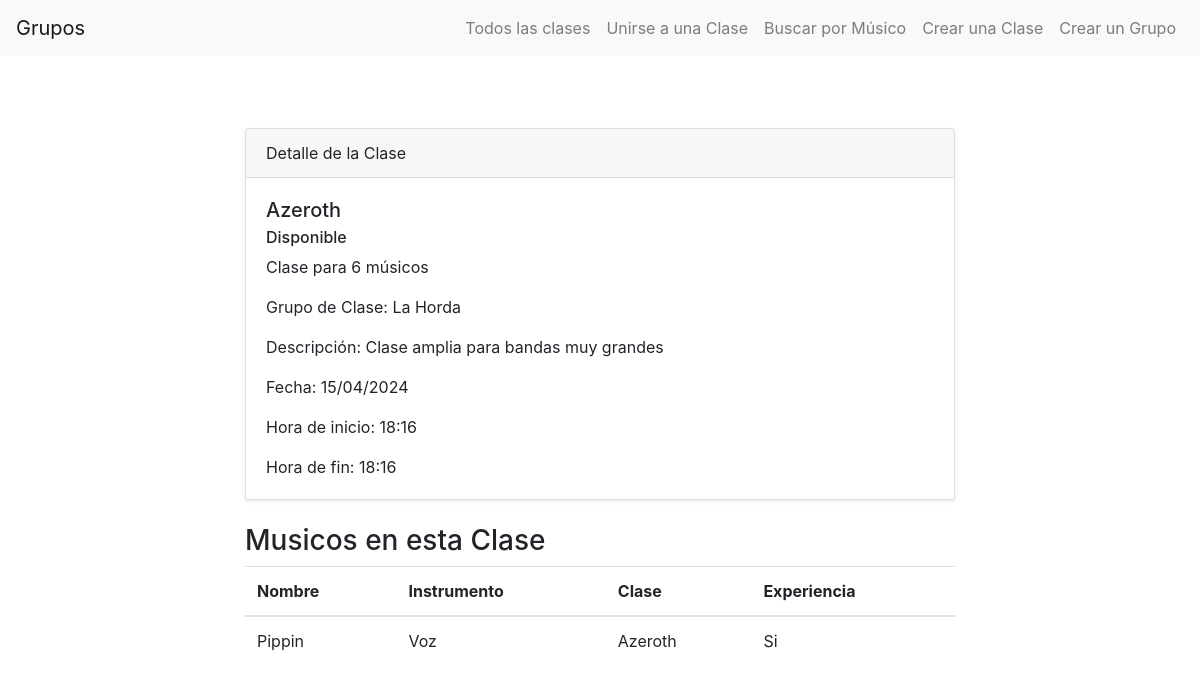
Page /grupos/detail-clase/1 on the committed database.
### grupos/models.py (models this page shows, shortened)
class Clase(models.Model):
    nombre = models.CharField(max_length=250)
    disponible = models.BooleanField(default=True)
    numero_de_musicos = models.IntegerField()
    grupo = models.ForeignKey(Grupo, on_delete=models.CASCADE, related_name='grupo')
    descripcion = models.TextField(blank=True, null=True)
    fecha = models.DateField(default=timezone.now)
    hora_inicio = models.TimeField(default=timezone.now)
    hora_fin = models.TimeField(default=timezone.now)
    def __str__(self):
        return f"{self.nombre}"

class Grupo(models.Model):
    nombre = models.CharField(max_length=100)
    size = models.CharField(
        max_length=20,
        choices=Size.size_choices,
        default=Size.combo
        )
    tipo = models.CharField(
        max_length=20,
        choices=Tipo.tipo_choices,
        default=Tipo.instrumental
        )
    descripcion = models.CharField(max_length=500)
    def __str__(self):
        return f"{self.nombre}"

class Reserva(models.Model):
    nombre = models.CharField(max_length=50)
    clase = models.ForeignKey(Clase, on_delete=models.CASCADE, related_name="reservas")
    instrumento = models.CharField(max_length=50)
    seccion = models.CharField(max_length=50)
    experiencia = models.BooleanField(default=True)
    presentacion = models.TextField(max_length=500)
    def get_experiencia_display(self):
        return "Si" if self.experiencia else "No"

### grupos/views.py (the view)
# urls.py: path("detail-clase/<clase_id>", detail_class_view, name="detalle-clase"),
def detail_class_view(request, clase_id):
    clase = Clase.objects.get(id=clase_id)
    contexto = {"clase": clase}
    return render(request, "grupos/detail-clase.html", contexto)

### grupos/templates/grupos/detail-clase.html (shortened to what this page needs)
{% extends 'grupos/base.html' %}
{% block content %}
<section class="py-5">
    <div class="container">
        <div class="row">
            <div class="col-lg-8 mx-auto">
                <div class="card shadow-sm">
                    <div class="card-header">
                        Detalle de la Clase
                    </div>
                    <div class="card-body">
                        <h5 class="card-title">{{ clase.nombre }}</h5>
                        {% if clase.disponible %}
                        <h6 class="card-subtitle mb-2">Disponible</h6>
                        {% else %}
                        <h6 class="card-subtitle mb-2">No Disponible</h6>
                        {% endif %}
                        <p class="card-text">Clase para {{ clase.numero_de_musicos }} músicos</p>
                        <p class="card-text">Grupo de Clase: {{ clase.grupo }}</p>
                        <p class="card-text">Descripción: {{ clase.descripcion | default:"No proporcionado" }}</p>
                        <p class="card-text">Fecha: {{ clase.fecha | date:"d/m/Y" }}</p>
                        <p class="card-text">Hora de inicio: {{ clase.hora_inicio | date:"H:i" }}</p>
                        <p class="card-text">Hora de fin: {{ clase.hora_fin | date:"H:i" }}</p>
                    </div>
                </div>
                <div class="mt-4">
                    <h3>Musicos en esta Clase</h3>
                    <table class="table">
                        <thead>
                            <tr>
                                <th scope="col">Nombre</th>
                                <th scope="col">Instrumento</th>
                                <th scope="col">Clase</th>
                                <th scope="col">Experiencia</th>
                            </tr>
                        </thead>
                        <tbody>
                            {% for reserva in clase.reservas.all %}
                            <tr>
                                <td>{{ reserva.nombre }}</td>
                                <td>{{ reserva.instrumento }}</td>
                                <td>{{ reserva.clase }}</td>
                                <td>{{ reserva.get_experiencia_display }}</td>
                            </tr>
                            {% empty %}
                            <tr>
                                <td colspan="5">No hay músicos en esta clase.</td>
                            </tr>
                            {% endfor %}
                        </tbody>
                    </table>
                </div>
            </div>
        </div>
    </div>
</section>
{% endblock %}

### rows in the picture
Clase: nombre "Azeroth", numero_de_musicos "6", grupo "La Horda", descripcion "Clase amplia para bandas muy grandes", fecha "15/04/2024", hora_inicio "18:16", hora_fin "18:16"
Reserva: nombre "Pippin", instrumento "Voz", clase "Azeroth", experiencia "Si"
